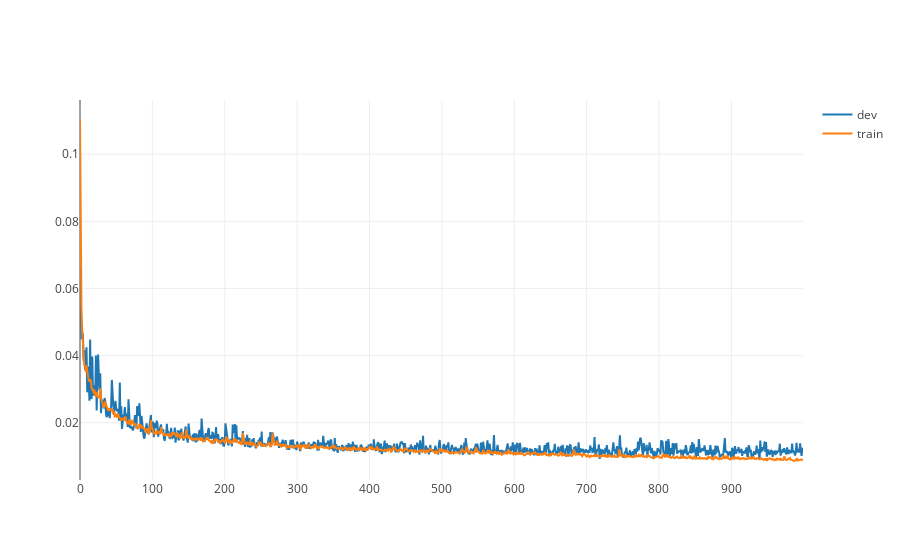

The code cell stored with this chart in its notebook:
### Code cell
import plotly.offline as py
import plotly.graph_objs as go
py.init_notebook_mode(connected=True)

l = go.Scatter(y=history.history['loss'], name='train')
v = go.Scatter(y=history.history['val_loss'], name='dev')

data = [v,l]
py.iplot(data, filename='line-mode')

### Figure 1 — Plotly figure (JSON) as saved in the notebook; plotly's stock layout.template omitted (floating-point values rounded to 4 significant figures; data arrays with more than 128 entries replaced by an {"elided": "..."} marker saying what was removed)
{"data": [{"name": "dev", "type": "scatter", "y": {"elided": "1000 float values"}}, {"name": "train", "type": "scatter", "y": {"elided": "1000 float values"}}], "layout": {}}
